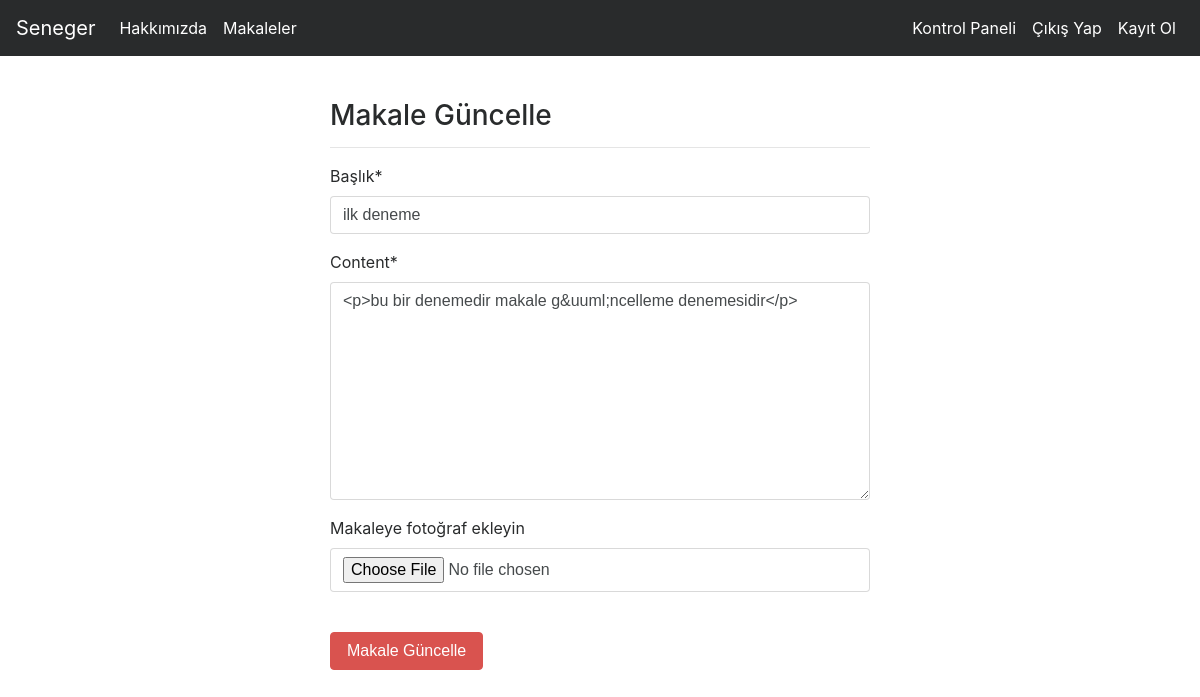
The app's page /articles/update/1 (signed in) with its own data.
### article/models.py (models this page shows, shortened)
class Article(models.Model):
    author = models.ForeignKey("auth.User",on_delete = models.CASCADE,verbose_name = "Yazar ")
    title = models.CharField(max_length = 50,verbose_name = "Başlık")
    content =RichTextField()
    created_date = models.DateTimeField(auto_now_add=True,verbose_name="Oluşturulma Tarihi")
    article_image=models.FileField(blank=True,null=True,verbose_name="Makaleye fotoğraf ekleyin")
    class Meta():
        ordering = ["-created_date"]

### article/views.py (the view)
# urls.py: path('update/<int:id>',views.updateArticle,name = "update"),
@login_required(login_url="user:login")
def updateArticle(request,id):
    article= get_object_or_404(Article, id = id)
    form = ArticleForm(request.POST or None, request.FILES or None, instance=article)
    if form.is_valid():
        article = form.save(commit=False)
        article.author = request.user
        article.save()
        messages.success(request,"Makale başarıyla güncellendi")
        return redirect("index")
    return render(request,"update.html",{"form":form})

### article/forms.py
class ArticleForm(forms.ModelForm):
    class Meta:
        model = Article
        fields = ["title","content","article_image"]

### templates/update.html (shortened to what this page needs)
{% extends "layout.html" %}
{% block body %}
{% load crispy_forms_tags %}
<div class="row">
    <div class="col-md-6 offset-md-3">
        <h3>Makale Güncelle</h3>
        <hr>
        <form method = "post" enctype="multipart/form-data">
            {{form|crispy}}
            <br>
            <button type = "submit" class = "btn btn-danger">Makale Güncelle</button>
        </form>
    </div>
  </div>
{% endblock body %}

### records on screen
Article: title "ilk deneme", content "<p>bu bir denemedir makale g&uuml;ncelleme denemesidir</p>"
